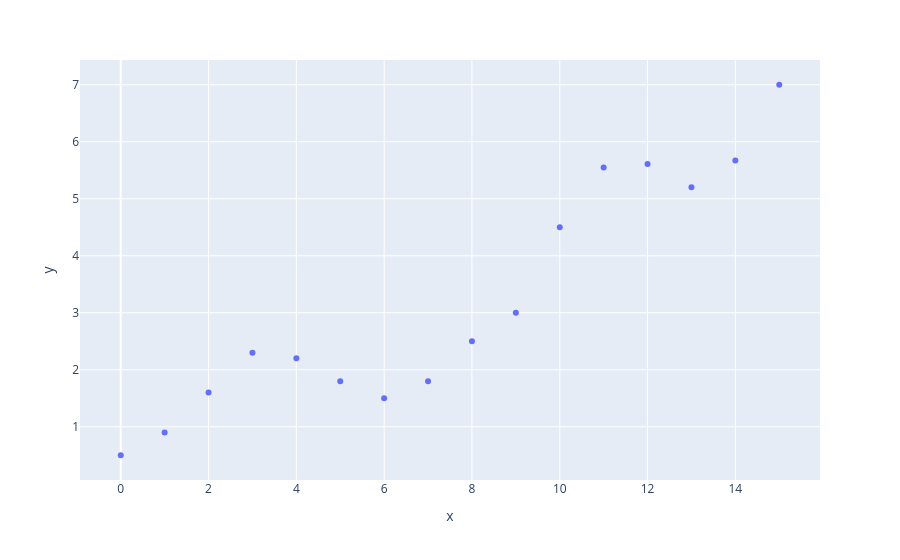

Notebook cell for this chart:
### Markdown cell above
Plotting the data in a scatter plot

### Code cell
pl.plot(data, kind='scatter', x='x', y='y')

### Figure 1 — Plotly figure (JSON) as saved in the notebook; plotly's stock layout.template omitted (floating-point values rounded to 4 significant figures)
{"data": [{"hovertemplate": "x=%{x}<br>y=%{y}<extra></extra>", "legendgroup": "", "marker": {"color": "#636efa", "symbol": "circle"}, "mode": "markers", "name": "", "orientation": "v", "showlegend": false, "type": "scatter", "x": [0.0, 1.0, 2.0, 3.0, 4.0, 5.0, 6.0, 7.0, 8.0, 9.0, 10.0, 11.0, 12.0, 13.0, 14.0, 15.0], "xaxis": "x", "y": [0.5, 0.9, 1.6, 2.3, 2.2, 1.8, 1.5, 1.8, 2.5, 3.0, 4.5, 5.55, 5.61, 5.2, 5.67, 7.0], "yaxis": "y"}], "layout": {"legend": {"tracegroupgap": 0}, "margin": {"t": 60}, "xaxis": {"anchor": "y", "domain": [0, 1], "title": {"text": "x"}}, "yaxis": {"anchor": "x", "domain": [0, 1], "title": {"text": "y"}}}}
